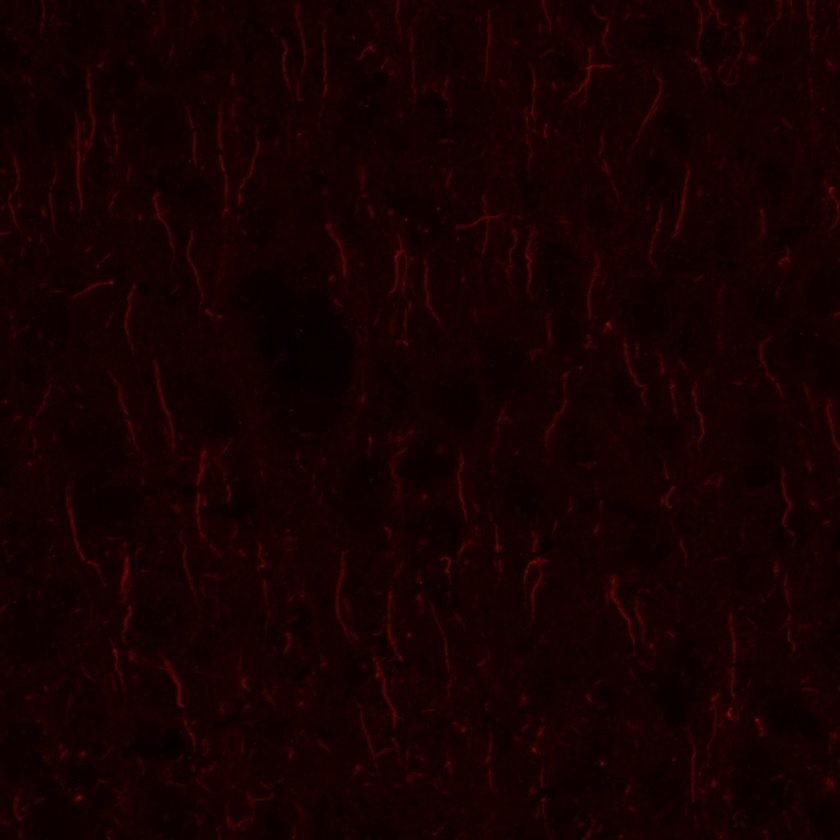
#> input picture sample.jpg, 840 x 840 px, shrunk from 1024 x 1024 before the run, found by its file name
$ python find_tail.py
#> lines starting #> are read from the running program, lines starting #| are printed output that depends on the picture; after the words box and inside, x2 and y2 are one past the last pixel; in counts of white or black regions, pixels touching at a corner belong together
import matplotlib.pyplot as plt
from skimage.color import rgb2gray
from skimage import data
from skimage.filters import gaussian
from skimage.segmentation import active_contour
from skimage import io
import numpy as np
from skimage.morphology import skeletonize,area_closing,binary_closing,binary_opening,binary_dilation
from skimage.measure import label,regionprops
from skimage.filters import threshold_otsu, rank
from skimage.feature import peak_local_max , corner_harris, match_template
from scipy.signal import convolve2d as conv2
from scipy.ndimage.morphology import binary_hit_or_miss
from skimage.draw import line

def conv(im1):
    kernel = np.ones([7,7])*-1
    #kernel[3-1:3+2,3-1:3+2]=20
    kernel[3,3]=48
    print(kernel)
    im = conv2(im1,kernel, 'same')
    return im

def save(name,img):
    io.imsave('./desktop/debug/'+name, img)
    io.imshow(img)
    io.show()

class Node:

    visit_table = []
    longest_chain = []

    #layer_level = 0 # root level is 0
    longest_end = None
    max_length = 0

    def __init__(self,row,col,image,lastNode):
        if lastNode == None: # init of the root node
            Node.visit_table = []
            Node.longest_chain = []
            Node.longest_end = None
            Node.max_length = 0
        self.coord = (row,col)
        Node.visit_table.extend([(row,col)])
        self.branches = []
        self.last = lastNode
        if(lastNode == None):
            self.count = 1
        else:
            self.count = lastNode.count+1
        #Node.layer_level +=1
        self.find_branches(image)
        #Node.layer_level -=1

    def find_branches(self,image):
        for j in [-1,0,1]:
            for i in [-1,0,1]:
                if not(i==0 and j == 0):
                    r = self.coord[0]+j
                    c = self.coord[1]+i
                    if r >= 0 and r < image.shape[0] and c >=0 and c < image.shape[1]:
                        if image[r,c] >0 :
                            if not ((r,c)  in Node.visit_table):
                                new_node = Node(r,c,image,self)
                                self.branches.extend([new_node])
    def find_branch_ends(self):
        if len(self.branches) == 0:
            #print(self.count,self.coord)
            if Node.max_length < self.count:
                Node.max_length = self.count
                Node.longest_end = self

                # below code to copy longest chain
                Node.longest_chain = [None]*self.count
                temp_node = self
                Node.longest_chain[temp_node.count-1]=temp_node.coord
                while temp_node.last != None:
                    temp_node = temp_node.last
                    Node.longest_chain[temp_node.count-1]=temp_node.coord
        else:
            for b in self.branches:
                #Node.layer_level+=1 # layer index
                b.find_branch_ends()
                #Node.layer_level-=1 # layer index


    # debug tool, to show longest chain
    def print_longest(self):
        for c in Node.longest_chain:
            print(c)

    # debug tool. To show all ends
    def print_table(self):
        if len(self.branches) == 0:
            print(self.count)
        else:
            for b in self.branches:
                b.print_table()


img = io.imread('C:/Users/f3412/Desktop/pixelwise/sample.jpg')
#> img is the input picture: shape (840, 840, 3); mean R, G, B 21.6, 0.8, 0.8
channel_img = img[:,:,0]
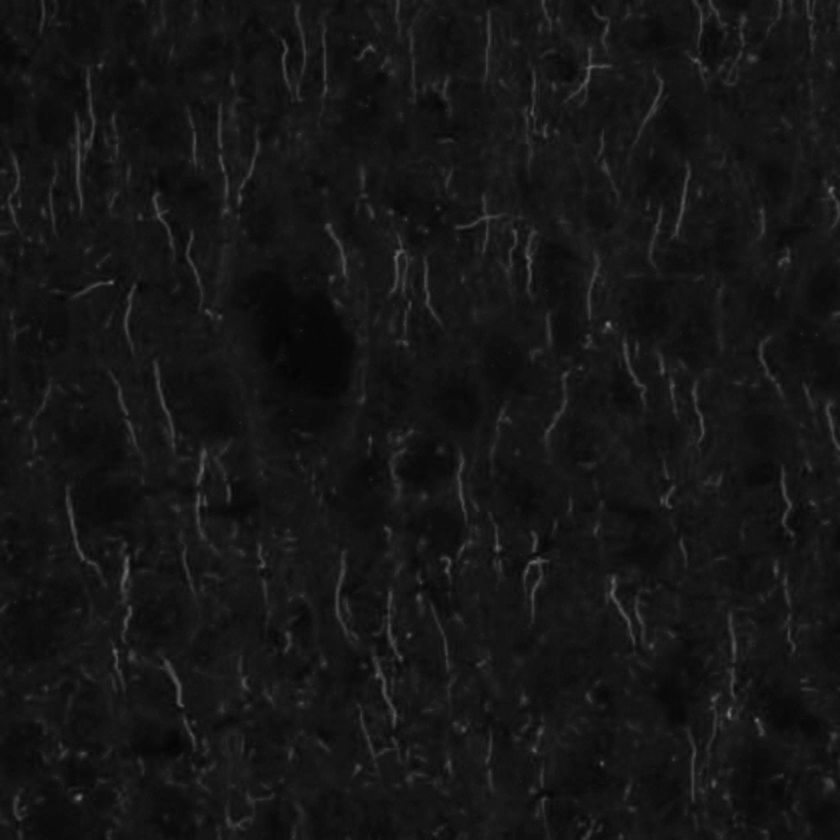
#> channel_img: shape (840, 840); min 4, max 119, mean 21.6
img = channel_img
#save('chanel.jpg',channel_img)

####################################
'''
test = np.zeros((100,100))
rr, cc = line(1, 1, 99, 99)
test[rr, cc] = 1
rr, cc = line(10, 10, 30, 10)
test[rr, cc] = 1
io.imshow(test)
io.show()
ch = Node(1,1,test,None)
ch.find_branch_ends()
print(ch.longest_end.count)
ch.print_longest()
'''
#####################################

img = conv(img).astype(int)
#> in conv, `im = conv2(im1,kernel, 'same')`:
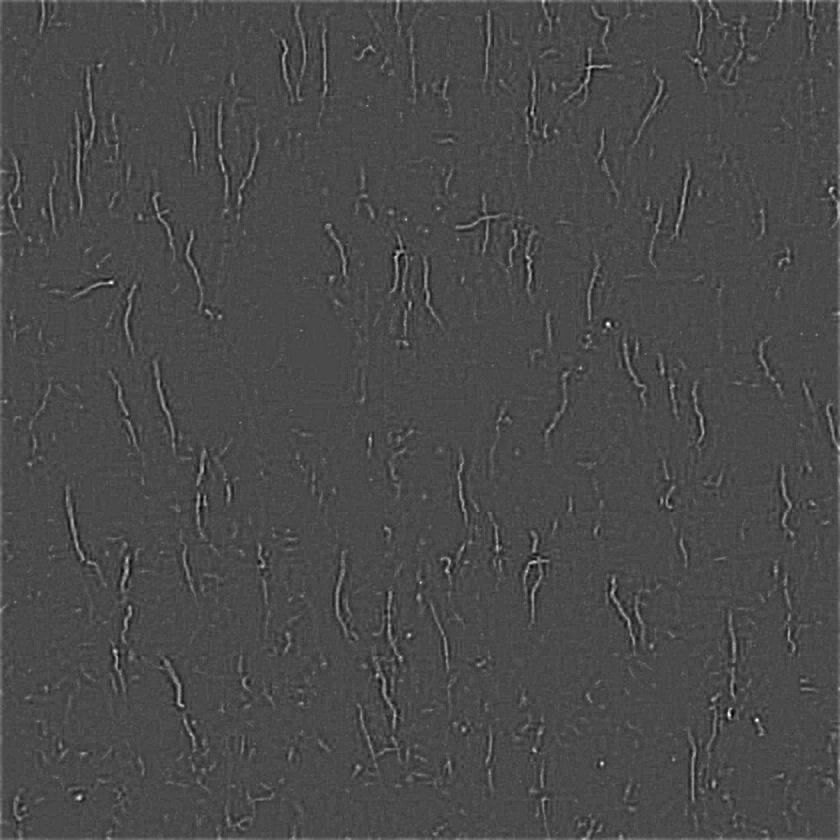
#> im: shape (840, 840) float64; min -987, max 2391, mean 4.2; drawn with min black and max white
#> img: shape (840, 840) int64
#save('convolved.jpg',img)


thresh = threshold_otsu(img)
#> thresh = 213
binary_img = binary_closing(img > thresh)
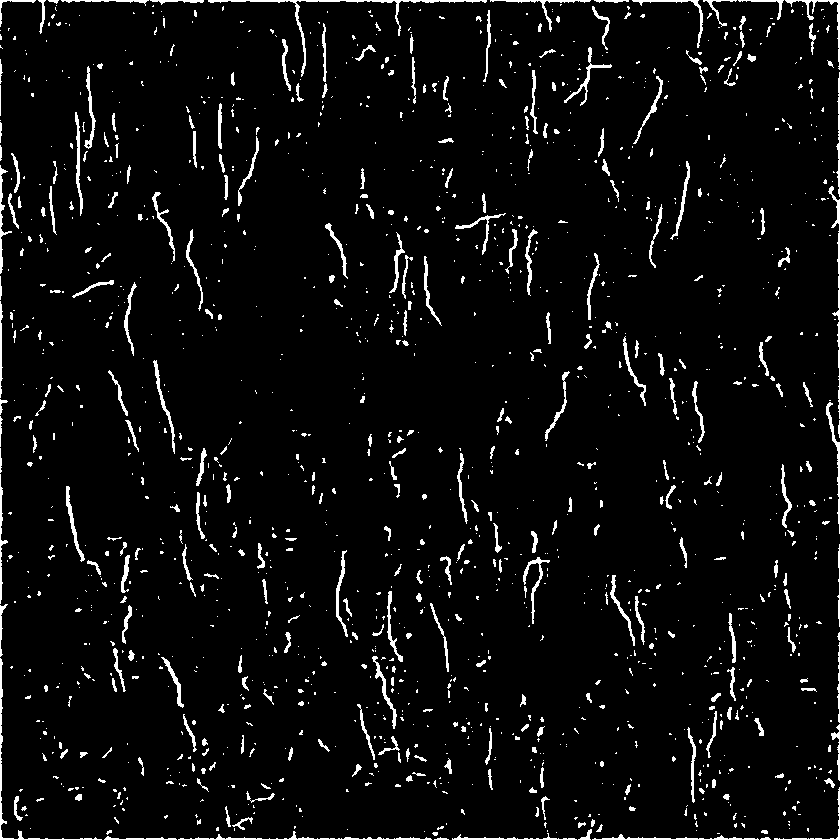
#> binary_img: shape (840, 840) bool; 4.8% white; 1507 white regions (1147 under 20 px), largest, box (x1, y1, x2, y2) and area: (208, 0, 487, 77) 831, (0, 658, 102, 840) 549, (828, 186, 840, 419) 514

binary_img = area_closing(binary_img*255)
binary_img = binary_img > 200


#save('binary.jpg',binary_img*255)

#peak_img = peak_local_max(gaussian(binary_img*255,3),indices = False)
#save('peak.jpg',peak_img*255)

skele_img = skeletonize(binary_img)
#> skele_img: shape (840, 840) bool; 1.8% white in thin lines or dots
#save('skele_img.jpg',skele_img*255)

label_img = label(skele_img)
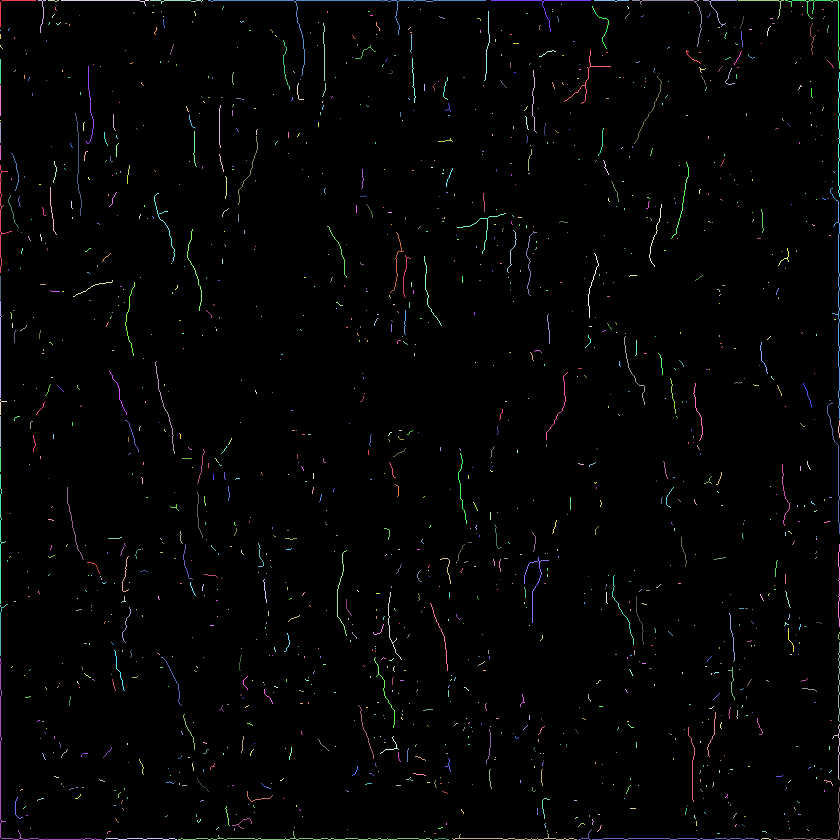
#> label_img: shape (840, 840) int32; 1508 distinct labels, from 0 to 1507; one colour per label, 0 black
props = regionprops(label_img)
#> props = 1507 regions; largest, box (x1, y1, x2, y2) and area: (208, 0, 486, 76) 385, (0, 658, 102, 840) 293, (178, 831, 432, 840) 264, (830, 188, 840, 419) 245, (592, 838, 759, 840) 167

msk_img = np.zeros(skele_img.shape)

#ist_dot_img = np.zeros(skele_img.shape)
for p in props:
    if p.area > 50:
        # [6 lines of commented-out code are left out]
        the_1st_node_row = p.coords[0][0]
        the_1st_node_col = p.coords[0][1]

        #ist_dot_img[the_1st_node_row,the_1st_node_col]=255
        if not (the_1st_node_row == 0 or the_1st_node_col == 0):
            chain = Node(the_1st_node_row,the_1st_node_col,skele_img,None)
            chain.find_branch_ends()
            #print("longest_chain:",len(chain.longest_chain))
            for dot in chain.longest_chain:
                #print(dot)
                msk_img[dot[0],dot[1]]=255
#> this loop made 1507 passes
#> (the_1st_node_row, the_1st_node_col) on passes 29, 59: (11, 488), (23, 323)
#> (the_1st_node_row, the_1st_node_col) on passes 1, 4, 5, 6, 7, 9: (0, 2), (0, 61), (0, 150), (0, 208), (0, 491), (0, 632)
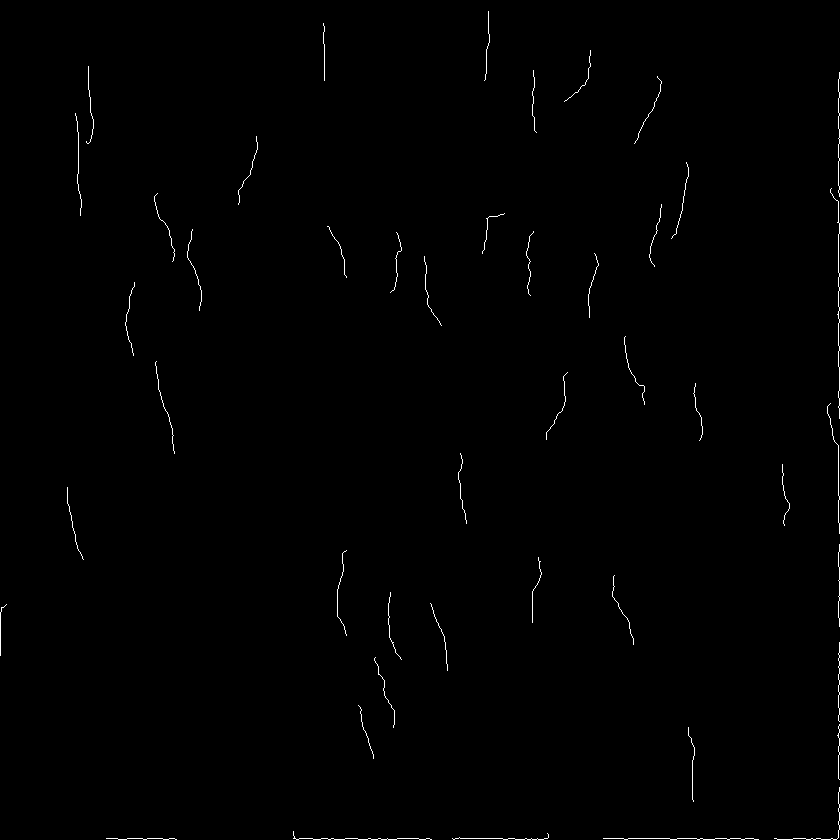
#> msk_img: shape (840, 840) float64; 0.53% white in thin lines or dots


'''
save('1st_dot_img.jpg',ist_dot_img)

kernel = np.zeros([3,3])
kernel[1,1]=1
kernel[2,1]=1
#print(kernel)
corners = binary_hit_or_miss(msk_img,kernel)
save("corners.jpg",binary_dilation(corners)*255)
'''
save('msk_img.jpg',msk_img)
rgb_overlay = np.zeros([skele_img.shape[0],skele_img.shape[1],3])
#rgb_overlay[:,:,0] = msk_img*255
rgb_overlay[:,:,1] = channel_img
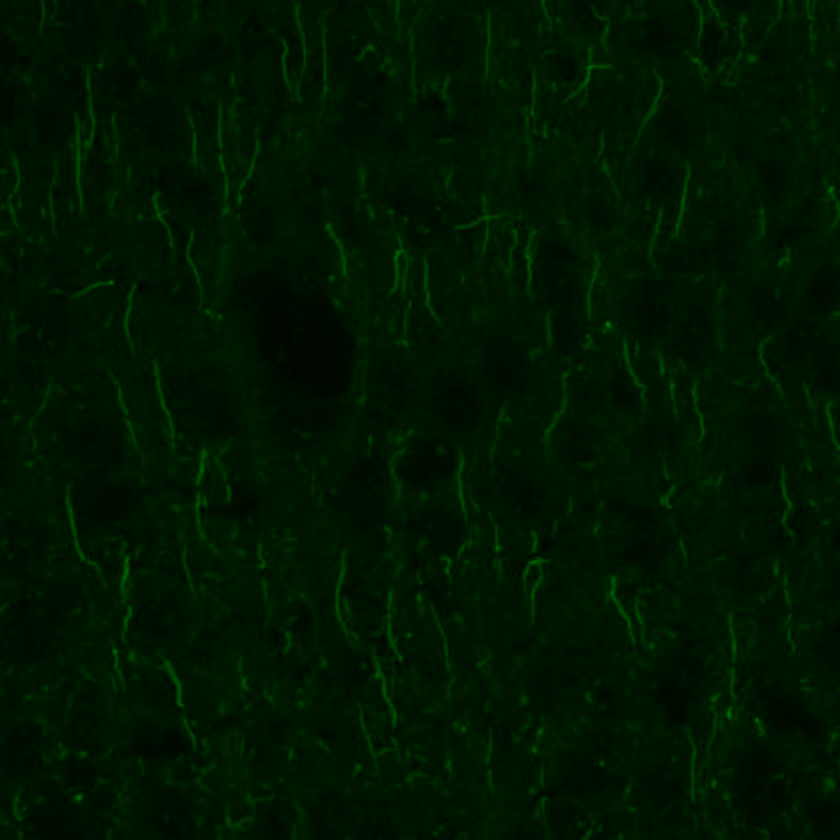
#> rgb_overlay: shape (840, 840, 3) float64; mean of channels 0, 1, 2 0, 21.6, 0; drawn as R, G, B
save('rgb_overlay.jpg',rgb_overlay)
#> (the run stopped early here; a loop or call above may not have finished)
